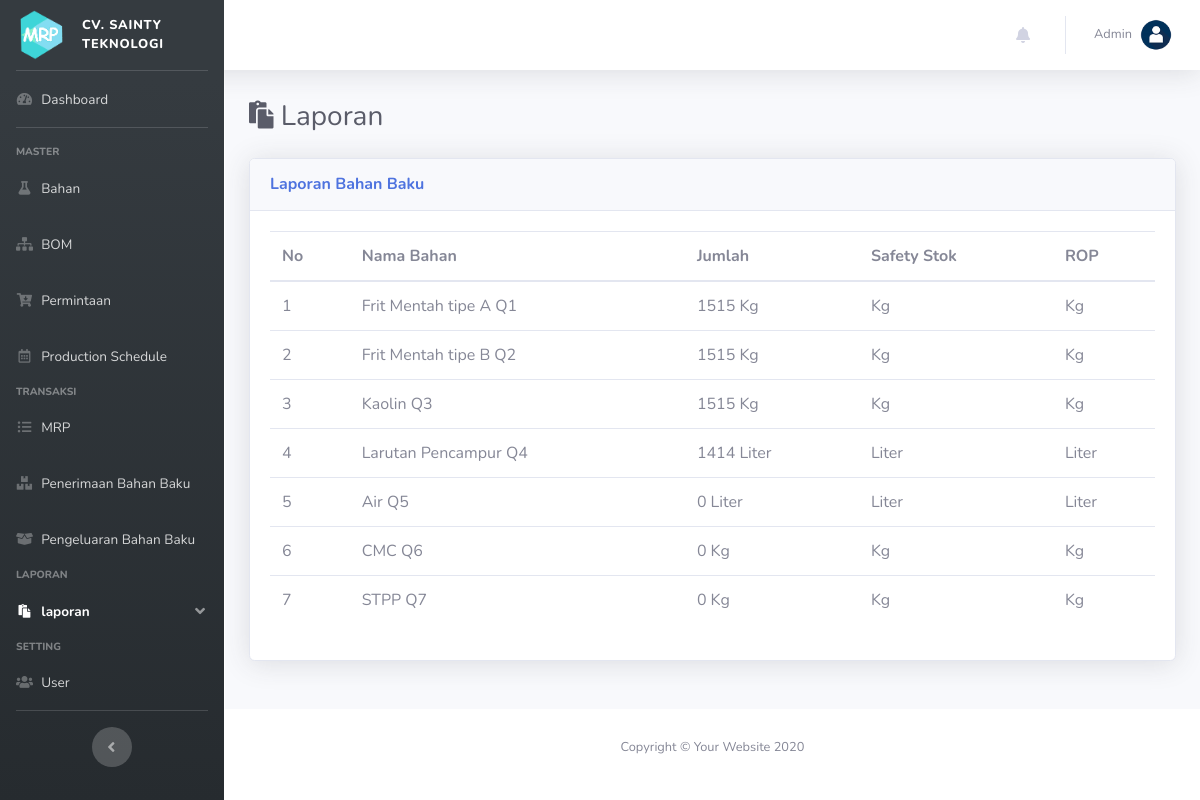
The app's page /index.php?p=laporan&ket=bahan_baku, older data.
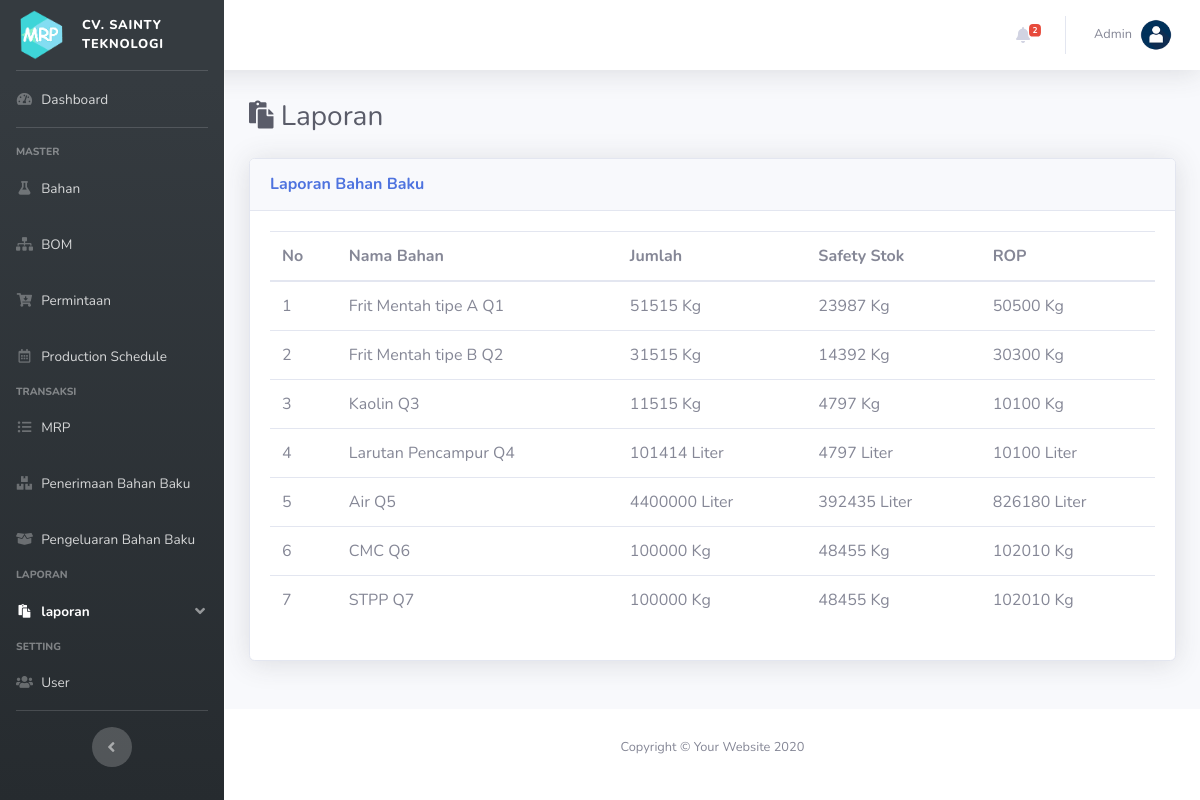
The same page, newer data.
### tables this page shows
CREATE TABLE IF NOT EXISTS `bahan` (
  `id_bahan` int(11) NOT NULL AUTO_INCREMENT,
  `nama_bahan` varchar(200) DEFAULT NULL,
  `satuan` varchar(200) DEFAULT NULL,
  `jumlah` double DEFAULT NULL,
  `ss` double(22,0) DEFAULT NULL,
  `rop` double(22,0) DEFAULT NULL,
  PRIMARY KEY (`id_bahan`)
);

### pages/laporan/bahan_baku.php (the view)
<table class="table">
    <thead>
        <tr>
            <th>No</th>
            <th>Nama Bahan</th>
            <th>Jumlah</th>
            <th>Safety Stok</th>
            <th>ROP</th>
        </tr>
    </thead>
    <tbody>
    <?php
        $i=0;
        $sql = "SELECT * FROM bahan";
        $q = mysqli_query($con, $sql);
        while($row = mysqli_fetch_array($q)):
    ?>
        <tr>
            <td><?= ++$i; ?></td>
            <td><?= $row['nama_bahan']; ?></td>
            <td><?= $row['jumlah'].' '.$row['satuan']; ?></td>
            <td><?= $row['ss'].' '.$row['satuan']; ?></td>
            <td><?= $row['rop'].' '.$row['satuan']; ?></td>
        </tr>
    <?php endwhile; ?>
    </tbody>
</table>

### pages/notification.php (shortened to what this page needs)
<?php
    $sql = "SELECT * FROM bahan";
    $q = mysqli_query($con, $sql);
    $data = [];
    while($row = mysqli_fetch_array($q)){
        if($row['rop']>$row['jumlah']){
            array_push($data, array(
                                    'id_bahan' => $row['id_bahan'],
                                    'nama_bahan' => $row['nama_bahan'],
                                    ));
        }
    }
    $nr = sizeof($data);
?>
<li class="nav-item dropdown no-arrow mx-1">
    <a class="nav-link dropdown-toggle" href="#" id="alertsDropdown" role="button" data-toggle="dropdown" aria-haspopup="true" aria-expanded="false">
        <i class="fas fa-bell fa-fw"></i>
        <?php if($nr>0):?>
        <span class="badge badge-danger badge-counter"><?= $nr; ?></span>
        <?php endif;?>
    </a>
</li>

Row changes from the older to the newer data that the page shows:
changed bahan "Frit Mentah tipe A Q1": jumlah "1515" → "51515"; ss (not shown) → "23987"; rop (not shown) → "50500"
changed bahan "Frit Mentah tipe B Q2": jumlah "1515" → "31515"; ss (not shown) → "14392"; rop (not shown) → "30300"
changed bahan "Kaolin Q3": jumlah "1515" → "11515"; ss (not shown) → "4797"; rop (not shown) → "10100"
changed bahan "Larutan Pencampur Q4": jumlah "1414" → "101414"; ss (not shown) → "4797"; rop (not shown) → "10100"
changed bahan "Air Q5": jumlah "0" → "4400000"; ss (not shown) → "392435"; rop (not shown) → "826180"
changed bahan "CMC Q6": jumlah "0" → "100000"; ss (not shown) → "48455"; rop (not shown) → "102010"
changed bahan "STPP Q7": jumlah "0" → "100000"; ss (not shown) → "48455"; rop (not shown) → "102010"
Text that changed along with them:
$nr: (not shown) → "2"
